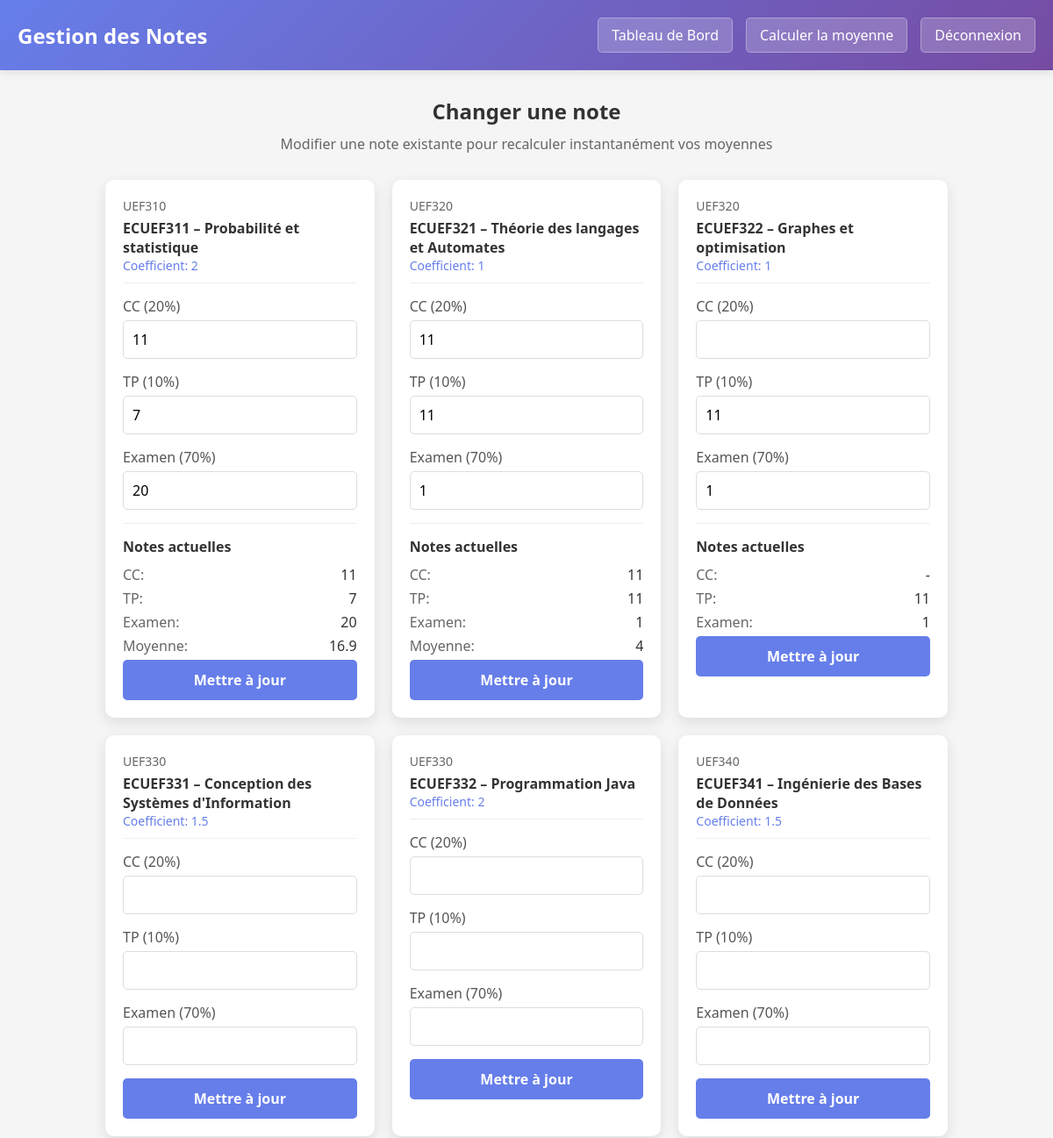
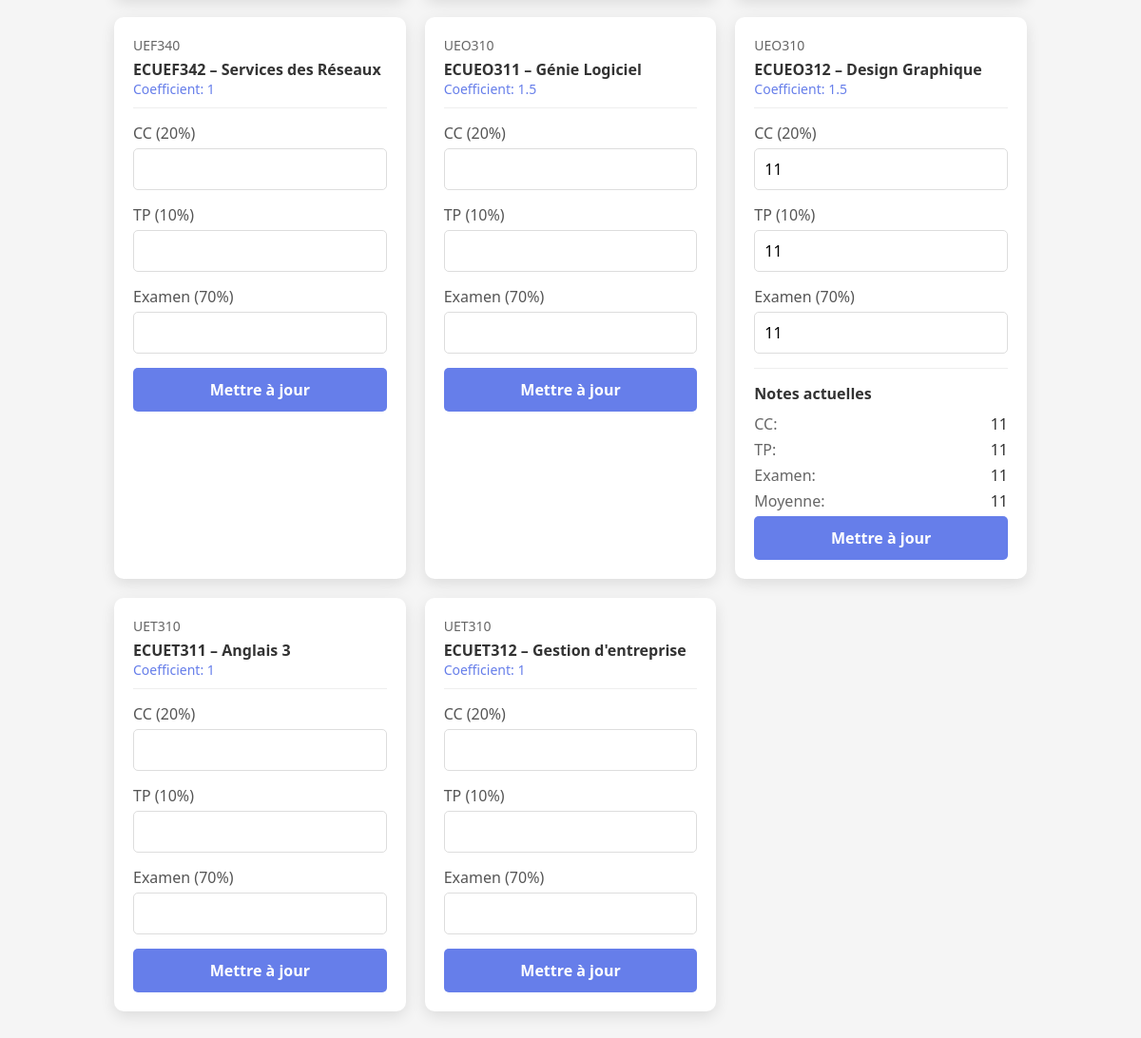
Screenshot of /update.php (signed in) with the database file from the repository (2 pictures, top to bottom).
### tables this page shows
CREATE TABLE IF NOT EXISTS `ecues` (
  `id` varchar(10) NOT NULL,
  `ue_id` varchar(10) NOT NULL,
  `nom` varchar(150) NOT NULL,
  `coef` float NOT NULL,
  PRIMARY KEY (`id`),
  KEY `ue_id` (`ue_id`)
);

CREATE TABLE IF NOT EXISTS `ues` (
  `id` varchar(10) NOT NULL,
  `code` varchar(10) NOT NULL,
  `nom` varchar(100) NOT NULL,
  `credit` int NOT NULL,
  PRIMARY KEY (`id`)
);

CREATE TABLE IF NOT EXISTS `grades` (
  `id` int NOT NULL AUTO_INCREMENT,
  `user_id` int NOT NULL,
  `ecue_id` varchar(10) NOT NULL,
  `cc` float DEFAULT NULL,
  `tp` float DEFAULT NULL,
  `examen` float DEFAULT NULL,
  PRIMARY KEY (`id`),
  UNIQUE KEY `unique_user_ecue` (`user_id`,`ecue_id`),
  KEY `ecue_id` (`ecue_id`)
);

### update.php (the view, shortened to what this page needs)
<?php
include 'config.php';
$user_id = $_SESSION['user_id'];
$sql = "
    SELECT e.id, e.nom, e.coef, u.code as ue_code, u.nom as ue_nom,
           g.cc, g.tp, g.examen
    FROM ecues e
    JOIN ues u ON e.ue_id = u.id
    LEFT JOIN grades g ON e.id = g.ecue_id AND g.user_id = :user_id
    ORDER BY u.code, e.id
";
$stmt = $pdo->prepare($sql);
$stmt->bindParam(':user_id', $user_id, PDO::PARAM_INT);
$stmt->execute();
$ecues = $stmt->fetchAll(PDO::FETCH_ASSOC);
?>
<!DOCTYPE html>
<html lang="fr">
<head>
</head>
<body>
    <div class="header">
        <h1>Gestion des Notes</h1>
        <div class="nav">
            <a href="dashboard.php" class="btn">Tableau de Bord</a>
            <a href="calculate.php" class="btn">Calculer la moyenne</a>
            <a href="?logout" class="btn">Déconnexion</a>
        </div>
    </div>
    <div class="container">
        <div class="page-title">
            <h2>Changer une note</h2>
            <p>Modifier une note existante pour recalculer instantanément vos moyennes</p>
        </div>
        <div class="ecue-list">
            <?php foreach($ecues as $ecue):
                $moyenne = null;
                if($ecue['cc'] !== null && $ecue['tp'] !== null && $ecue['examen'] !== null) {
                    $moyenne = round($ecue['cc'] * 0.2 + $ecue['tp'] * 0.1 + $ecue['examen'] * 0.7, 2);
                }
            ?>
            <div class="ecue-card">
                <div class="ecue-header">
                    <div class="ecue-ue"><?php echo $ecue['ue_code']; ?></div>
                    <div class="ecue-name"><?php echo $ecue['nom']; ?></div>
                    <div class="ecue-coef">Coefficient: <?php echo $ecue['coef']; ?></div>
                </div>
                <form method="post" action="<?php echo htmlspecialchars($_SERVER["PHP_SELF"]); ?>">
                    <div class="form-group">
                        <label for="cc_<?php echo $ecue['id']; ?>">CC (20%)</label>
                        <input type="number" id="cc_<?php echo $ecue['id']; ?>" name="cc"
                               value="<?php echo $ecue['cc'] !== null ? $ecue['cc'] : ''; ?>"
                               min="0" max="20" step="0.01">
                    </div>
                    <div class="form-group">
                        <label for="tp_<?php echo $ecue['id']; ?>">TP (10%)</label>
                        <input type="number" id="tp_<?php echo $ecue['id']; ?>" name="tp"
                               value="<?php echo $ecue['tp'] !== null ? $ecue['tp'] : ''; ?>"
                               min="0" max="20" step="0.01">
                    </div>
                    <div class="form-group">
                        <label for="examen_<?php echo $ecue['id']; ?>">Examen (70%)</label>
                        <input type="number" id="examen_<?php echo $ecue['id']; ?>" name="examen"
                               value="<?php echo $ecue['examen'] !== null ? $ecue['examen'] : ''; ?>"
                               min="0" max="20" step="0.01">
                    </div>
                    <?php if($ecue['cc'] !== null || $ecue['tp'] !== null || $ecue['examen'] !== null): ?>
                    <div class="current-grades">
                        <h4>Notes actuelles</h4>
                        <div class="grade-item">
                            <span class="grade-label">CC:</span>
                            <span class="grade-value"><?php echo $ecue['cc'] !== null ? $ecue['cc'] : '-'; ?></span>
                        </div>
                        <div class="grade-item">
                            <span class="grade-label">TP:</span>
                            <span class="grade-value"><?php echo $ecue['tp'] !== null ? $ecue['tp'] : '-'; ?></span>
                        </div>
                        <div class="grade-item">
                            <span class="grade-label">Examen:</span>
                            <span class="grade-value"><?php echo $ecue['examen'] !== null ? $ecue['examen'] : '-'; ?></span>
                        </div>
                        <?php if($moyenne !== null): ?>
                        <div class="grade-item">
                            <span class="grade-label">Moyenne:</span>
                            <span class="grade-value"><?php echo $moyenne; ?></span>
                        </div>
                        <?php endif; ?>
                    </div>
                    <?php endif; ?>
                    <button type="submit" class="btn-primary">Mettre à jour</button>
                </form>
            </div>
            <?php endforeach; ?>
        </div>
    </div>
</body>
</html>

### update.php (style rules this page uses)
* { margin: 0; padding: 0; box-sizing: border-box; font-family: 'Segoe UI', Tahoma, Geneva, Verdana, sans-serif; }
body { background: #f5f5f5; }
.header { background: linear-gradient(135deg, #667eea 0%, #764ba2 100%); color: white; padding: 20px; display: flex; justify-content: space-between; align-items: center; box-shadow: 0 2px 10px rgba(0,0,0,0.1); }
.header h1 { font-size: 24px; }
.nav { display: flex; gap: 15px; }
.btn { padding: 8px 15px; background: rgba(255,255,255,0.2); color: white; border: 1px solid rgba(255,255,255,0.3); border-radius: 5px; cursor: pointer; text-decoration: none; transition: all 0.3s ease; }
.container { max-width: 1000px; margin: 30px auto; padding: 0 20px; }
.page-title { text-align: center; margin-bottom: 30px; }
.page-title h2 { color: #333; margin-bottom: 10px; }
.page-title p { color: #666; }
.ecue-list { display: grid; grid-template-columns: repeat(auto-fill, minmax(300px, 1fr)); gap: 20px; }
.ecue-card { background: white; border-radius: 10px; padding: 20px; box-shadow: 0 5px 15px rgba(0,0,0,0.1); transition: transform 0.3s ease; }
.ecue-header { margin-bottom: 15px; padding-bottom: 10px; border-bottom: 1px solid #eee; }
.ecue-ue { font-size: 14px; color: #666; margin-bottom: 5px; }
.ecue-name { font-size: 16px; font-weight: 600; color: #333; }
.ecue-coef { font-size: 14px; color: #667eea; font-weight: 500; }
.form-group { margin-bottom: 15px; }
label { display: block; margin-bottom: 5px; color: #555; font-weight: 500; }
input { width: 100%; padding: 10px; border: 1px solid #ddd; border-radius: 5px; font-size: 16px; }
.current-grades { margin-top: 15px; padding-top: 15px; border-top: 1px solid #eee; }
.current-grades h4 { color: #333; margin-bottom: 10px; }
.grade-item { display: flex; justify-content: space-between; margin-bottom: 5px; }
.grade-label { color: #666; }
.grade-value { font-weight: 500; color: #333; }
.btn-primary { display: block; width: 100%; padding: 12px; background: #667eea; color: white; border: none; border-radius: 5px; font-size: 16px; font-weight: 600; cursor: pointer; transition: all 0.3s ease; }

### rows the page displays
ecues: ue.code "UEF310", nom "ECUEF311 – Probabilité et statistique", coef "2", cc "11", tp "7", examen "20", grades.cc "11", grades.tp "7", grades.examen "20", grades.cc+tp+examen "16.9"
ecues: ue.code "UEF320", nom "ECUEF321 – Théorie des langages et Automates", coef "1", cc "11", tp "11", examen "1", grades.cc "11", grades.tp "11", grades.examen "1", grades.cc+tp+examen "4"
ecues: ue.code "UEF320", nom "ECUEF322 – Graphes et optimisation", coef "1", tp "11", examen "1", grades.tp "11", grades.examen "1"
ecues: ue.code "UEF330", nom "ECUEF331 – Conception des Systèmes d'Information", coef "1.5"
ecues: ue.code "UEF330", nom "ECUEF332 – Programmation Java", coef "2"
ecues: ue.code "UEF340", nom "ECUEF341 – Ingénierie des Bases de Données", coef "1.5"
ecues: ue.code "UEF340", nom "ECUEF342 – Services des Réseaux", coef "1"
ecues: ue.code "UEO310", nom "ECUEO311 – Génie Logiciel", coef "1.5"
ecues: ue.code "UEO310", nom "ECUEO312 – Design Graphique", coef "1.5", cc "11", tp "11", examen "11", grades.cc "11", grades.tp "11", grades.examen "11"
ecues: ue.code "UET310", nom "ECUET311 – Anglais 3", coef "1"
ecues: ue.code "UET310", nom "ECUET312 – Gestion d'entreprise", coef "1"
